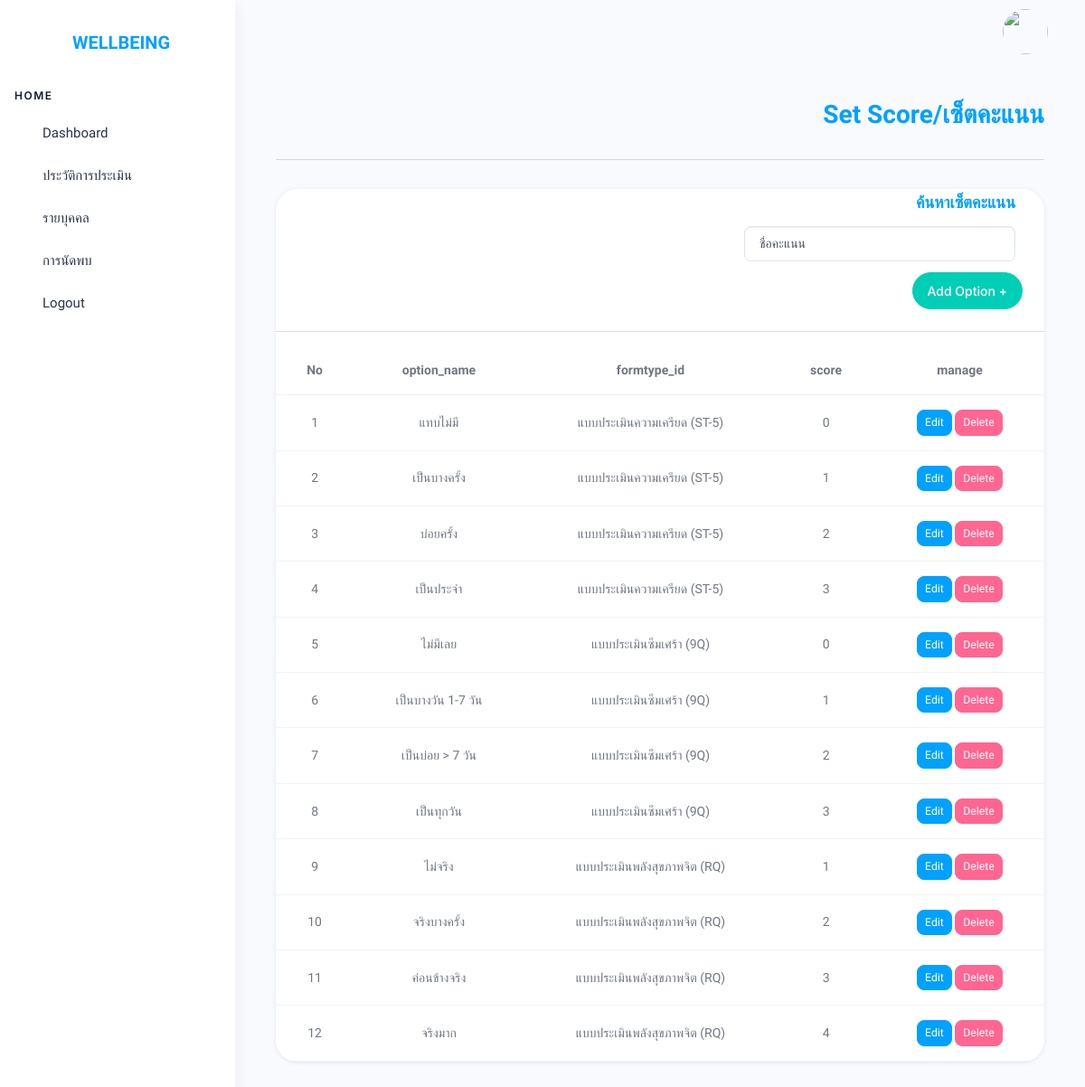
The app's page /src/php/manage_option.php with its own data.
### tables this page shows
CREATE TABLE `option` (
  `id` int(11) NOT NULL,
  `option_name` varchar(255) NOT NULL,
  `formtype_id` int(11) DEFAULT NULL,
  `createdAt` datetime NOT NULL,
  `updatedAt` datetime NOT NULL,
  `score` int(11) NOT NULL
);

CREATE TABLE `form_type` (
  `id` int(11) NOT NULL,
  `nameType` varchar(255) NOT NULL,
  `createdAt` datetime NOT NULL,
  `updatedAt` datetime NOT NULL,
  `max_score` int(11) NOT NULL,
  `min_score` int(11) NOT NULL,
  `nameTypeEng` varchar(255) DEFAULT NULL,
  `type` int(11) DEFAULT NULL
);

### src/php/manage_option.php (the view, shortened to what this page needs)
<?php
require 'connect.php';
$sql = "SELECT o.id, o.option_name, f.nameType AS nameType, o.score
        FROM option o
        LEFT JOIN form_type f ON o.formtype_id = f.id";
$stmt = $conn->query($sql);
$result = $stmt->fetchAll(PDO::FETCH_ASSOC);
?>
<!doctype html>
<html lang="en">
<!doctype html>
<html lang="en">
<head>
    <link rel="stylesheet" href="../assets/css/styles.min.css" />
    <link rel="stylesheet" href="../assets/css/addQ.css" />
    <link rel="stylesheet" href="../assets/css/notification.css">
</head>
<body>
    <div class="page-wrapper" id="main-wrapper" data-layout="vertical" data-navbarbg="skin6" data-sidebartype="full"
        data-sidebar-position="fixed" data-header-position="fixed">
        <?php include 'sidebar.php'; ?>
        <div class="body-wrapper">
            <?php include 'header.php'; ?>
            <div class="body-wrapper-inner">
                <div class="container-fluid">
                    <h2 class="head-topic text-primary pb-3">Set Score/เซ็ตคะแนน</h2>
                    <hr class="p-md-2">
                    <div class="row">
                        <div class="col-lg-12 d-flex align-items-stretch">
                            <div class="card w-100 overflow-hidden">
                                <div class="card-body py-1 d-flex align-items-center justify-content-end mb-1">
                                    <h4 class="fs- mb-1 card-title text-primary me-2">ค้นหาเซ็ตคะแนน</h4>
                                </div>
                                <div class="card-body py-1 d-flex align-items-center justify-content-end mb-1">
                                    <input type="text" id="searchInput" class="form-control w-20 me-2"
                                        placeholder="ชื่อคะแนน">
                                </div>
                                <div class="card-body py-1 d-flex align-items-center justify-content-end mb-1">
                                    <button type="button" class="btn btn-success" data-bs-toggle="modal"
                                        data-bs-target="#addOptionModal">
                                        Add Option +
                                    </button>
                                </div>
                                <hr>
                                <div data-simplebar class="position-relative">
                                    <div id="searchResult" class="table-responsive products-tabel" data-simplebar>
                                        <table class="table text-nowrap mb-0 align-middle table-hover">
                                            <thead class="fs-4">
                                                <tr>
                                                    <th class="fs-3">No</th>
                                                    <th class="fs-3">option_name</th>
                                                    <th class="fs-3">formtype_id</th>
                                                    <th class="fs-3">score</th>
                                                    <th class="fs-3">manage</th>
                                                </tr>
                                            </thead>
                                            <tbody>
                                                <?php $count = 1;
                                                if ($result): ?>
                                                    <?php foreach ($result as $row): ?>
                                                        <tr>
                                                            <td><?= htmlspecialchars($count++); ?></td>
                                                            <td><?= htmlspecialchars($row['option_name']); ?></td>
                                                            <td><?= htmlspecialchars($row['nameType']); ?></td>
                                                            <td><?= htmlspecialchars($row['score']); ?></td>
                                                            <td>
                                                                <button class="btn btn-primary btn-sm edit-btn">Edit</button>
                                                                <button class="btn btn-danger btn-sm delete-btn"
                                                                    data-id="<?= $row['id']; ?>">Delete</button>
                                                            </td>
                                                        </tr>
                                                    <?php endforeach; ?>
                                                <?php else: ?>
                                                    <tr>
                                                        <td colspan="8" class="text-center">ไม่มีข้อมูล</td>
                                                    </tr>
                                                <?php endif; ?>
                                            </tbody>
                                        </table>
                                    </div>
                                </div>
                            </div>
                        </div>
                    </div>
                </div>
            </div>
        </div>
    </div>
</body>
</html>

### src/assets/css/addQ.css (style rules this page uses)
.head-topic { text-align: end; }
td { text-align: center; }

### records on screen
option: option_name "แทบไม่มี", form_type.nameType "แบบประเมินความเครียด (ST-5)", score "0"
option: option_name "เป็นบางครั้ง", form_type.nameType "แบบประเมินความเครียด (ST-5)", score "1"
option: option_name "บ่อยครั้ง", form_type.nameType "แบบประเมินความเครียด (ST-5)", score "2"
option: option_name "เป็นประจำ", form_type.nameType "แบบประเมินความเครียด (ST-5)", score "3"
option: option_name "ไม่มีเลย", form_type.nameType "แบบประเมินซึมเศร้า (9Q)", score "0"
option: option_name "เป็นบางวัน 1-7 วัน", form_type.nameType "แบบประเมินซึมเศร้า (9Q)", score "1"
option: option_name "เป็นบ่อย > 7 วัน", form_type.nameType "แบบประเมินซึมเศร้า (9Q)", score "2"
option: option_name "เป็นทุกวัน", form_type.nameType "แบบประเมินซึมเศร้า (9Q)", score "3"
option: option_name "ไม่จริง", form_type.nameType "แบบประเมินพลังสุขภาพจิต (RQ)", score "1"
option: option_name "จริงบางครั้ง", form_type.nameType "แบบประเมินพลังสุขภาพจิต (RQ)", score "2"
option: option_name "ค่อนข้างจริง", form_type.nameType "แบบประเมินพลังสุขภาพจิต (RQ)", score "3"
option: option_name "จริงมาก", form_type.nameType "แบบประเมินพลังสุขภาพจิต (RQ)", score "4"
